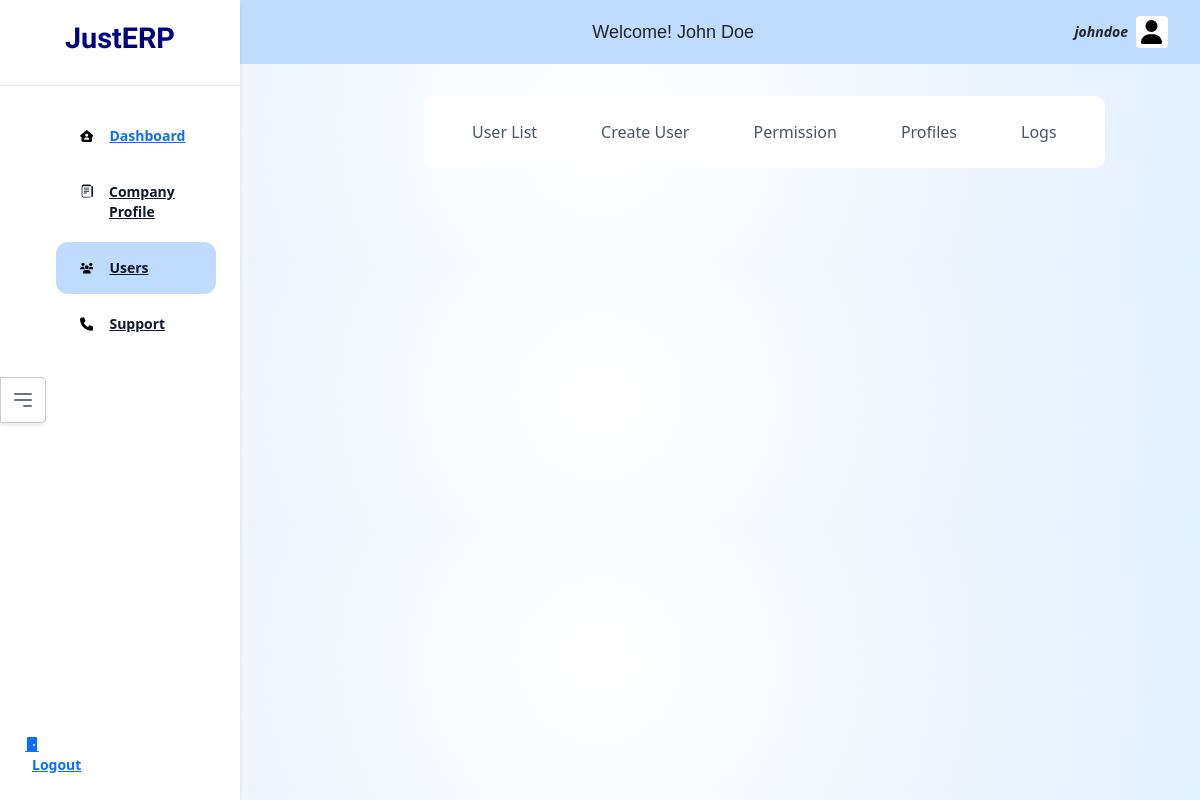
The page /auth/users (signed in) on the database as committed earlier.
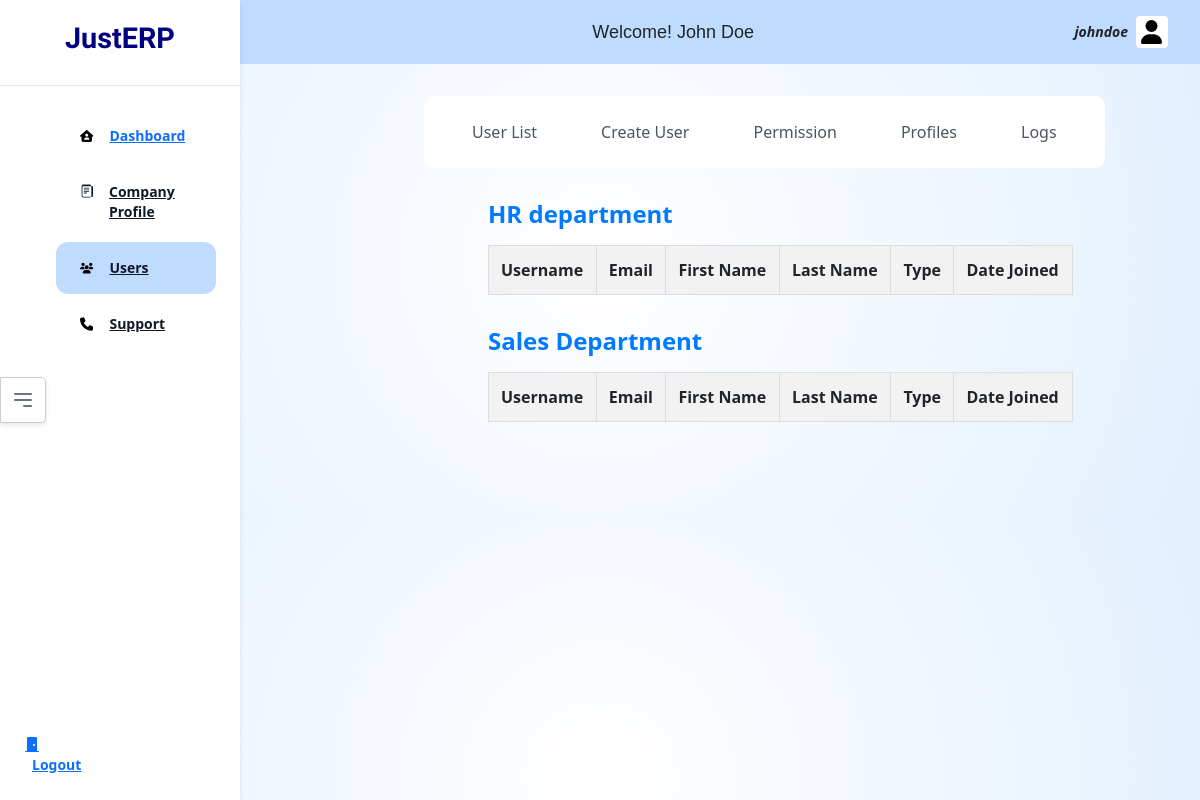
The same page on the database as committed later.
### authapp/models.py (models this page shows, shortened)
class Department(models.Model):
    dept_id=models.AutoField(primary_key=True)
    dept_name=models.CharField(max_length=30)
    dept_desc=models.TextField(blank=True)

### authapp/views.py (the view)
# urls.py: path('users', views.users, name='users'),
@login_required
def users(request):
    user=request.user
    if user.is_authenticated:
        departments = Department.objects.all()
        context={'company_id':user.company.company_id,'company_name':user.company.company_name, 'username':user.username, 'first_name':user.first_name, 'last_name': user.last_name, 'email': user.email, 'departments':departments}
    return render(request,'authapp/users.html', context)

### templates/authapp/users.html (shortened to what this page needs)
{% extends 'home/base.html' %}
{% block activeusers %}200{% endblock %}
{% block css %}
{% load static %}
<link rel="stylesheet" href="{% static 'css/base_internal.css' %}">
{% endblock %}
{% block body %}
{% include 'authapp/base_internal.html' %}
<div class="content-wrapper">
    {% for department in departments %}
    <div class="department-section">
        <h2 class="department-heading">{{ department.dept_name }}</h2>
        <table>
            <thead>
                <tr>
                    <th>Username</th>
                    <th>Email</th>
                    <th>First Name</th>
                    <th>Last Name</th>
                    <th>Type</th>
                    <th>Date Joined</th>
                </tr>
            </thead>
        </table>
    </div>
    {% endfor %}
</div>
{% endblock %}

Rows that differ between the two databases and show on the page:
added Department: dept_name "HR department"
added Department: dept_name "Sales Department"
